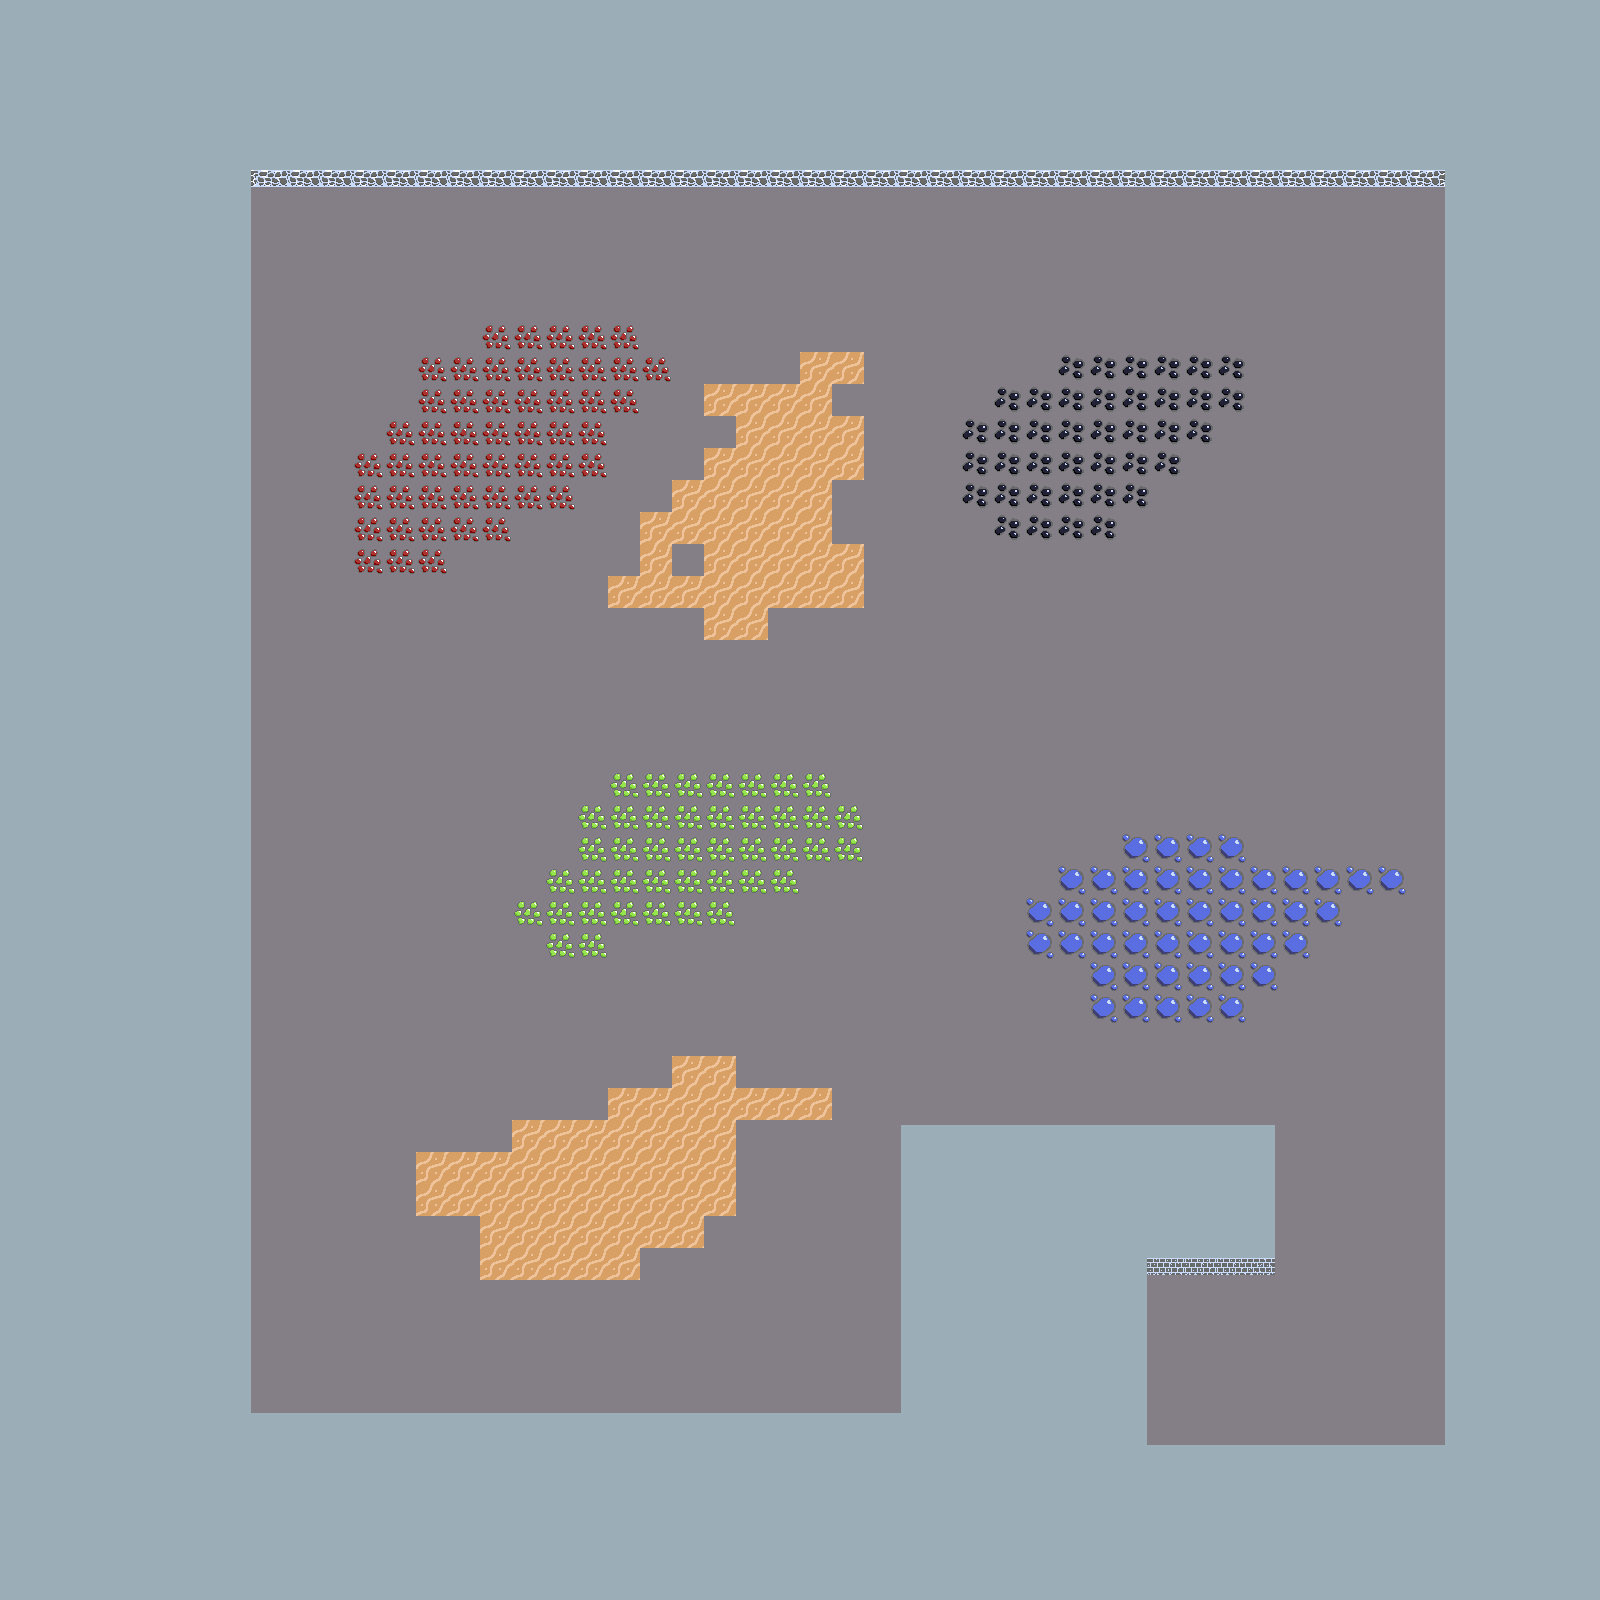

A level layout from a 2D game, rendered from its tile map. Below: a short description, then the map file with tile-grid data replaced by summaries:
An orthogonal 50x50 tile map with 32x32 px tiles, 3 tile layers (Карта, Руда, Стены) and 7 objects (SpawnZone, Base, 1, 2, 3, ...).

<map version="1.9" tiledversion="1.9.2" orientation="orthogonal" renderorder="right-down" width="50" height="50" tilewidth="32" tileheight="32" infinite="0" nextlayerid="5" nextobjectid="9">
 <tileset firstgid="1" source="Tileset.tsx" />
 <layer id="1" name="Карта" width="50" height="50">
  <data>[2500 cells, 2500 non-empty, 1 distinct tile ids]</data>
 </layer>
 <layer id="2" name="Руда" width="50" height="50">
  <data>[2500 cells, 266 non-empty, 5 distinct tile ids]</data>
 </layer>
 <layer id="3" name="Стены" width="50" height="50">
  <data>[2500 cells, 1177 non-empty, 11 distinct tile ids]</data>
 </layer>
 <objectgroup id="4" name="Позиции">
  <object id="1" name="SpawnZone" x="260" y="196" width="381.333" height="220" />
  <object id="2" name="Base" x="816" y="909.333">
   <point />
  </object>
  <object id="3" name="1" x="760" y="350.667">
   <point />
  </object>
  <object id="4" name="2" x="1218.67" y="510.667">
   <point />
  </object>
  <object id="6" name="3" x="1172" y="677.333">
   <point />
  </object>
  <object id="7" name="4" x="725.333" y="557.333">
   <point />
  </object>
  <object id="8" name="5" x="584" y="722.667">
   <point />
  </object>
 </objectgroup>
</map>
